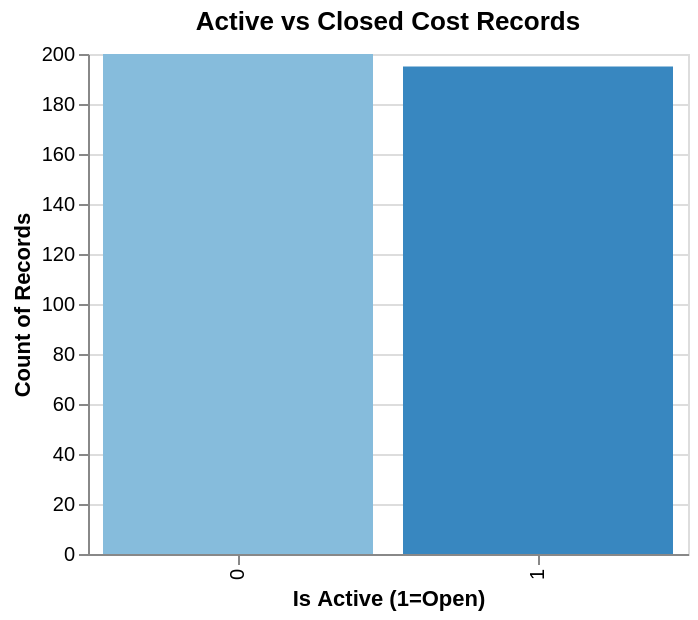

Here is the notebook cell this chart was saved with:
### Markdown cell above
### B.4 Explore Feature of Interest `end_date` (active records)

### Code cell
df['is_active'] = df['end_date'].isnull().astype(int)
print('Active records (no end_date):', df['is_active'].sum())
print('Closed records:', (1-df['is_active']).sum())
alt.Chart(df).mark_bar().encode(
    x=alt.X('is_active:O', title='Is Active (1=Open)'),
    y='count():Q',
    color=alt.Color('is_active:O', legend=None)
).properties(title='Active vs Closed Cost Records', width=300, height=250)

### Figure 1 — Vega-Lite specification as saved in the notebook (floating-point values rounded to 4 significant figures; data arrays with more than 128 entries replaced by an {"elided": "..."} marker saying what was removed)
{"config": {"view": {"continuousWidth": 300, "continuousHeight": 300}}, "data": {"name": "data-fd847f230a8cc16f057f35b85f2cdbbe"}, "mark": {"type": "bar"}, "encoding": {"color": {"field": "is_active", "legend": null, "type": "ordinal"}, "x": {"field": "is_active", "title": "Is Active (1=Open)", "type": "ordinal"}, "y": {"aggregate": "count", "type": "quantitative"}}, "height": 250, "title": "Active vs Closed Cost Records", "width": 300, "$schema": "https://vega.github.io/schema/vega-lite/v5.20.1.json", "datasets": {"data-fd847f230a8cc16f057f35b85f2cdbbe": {"elided": "395 records"}}}
